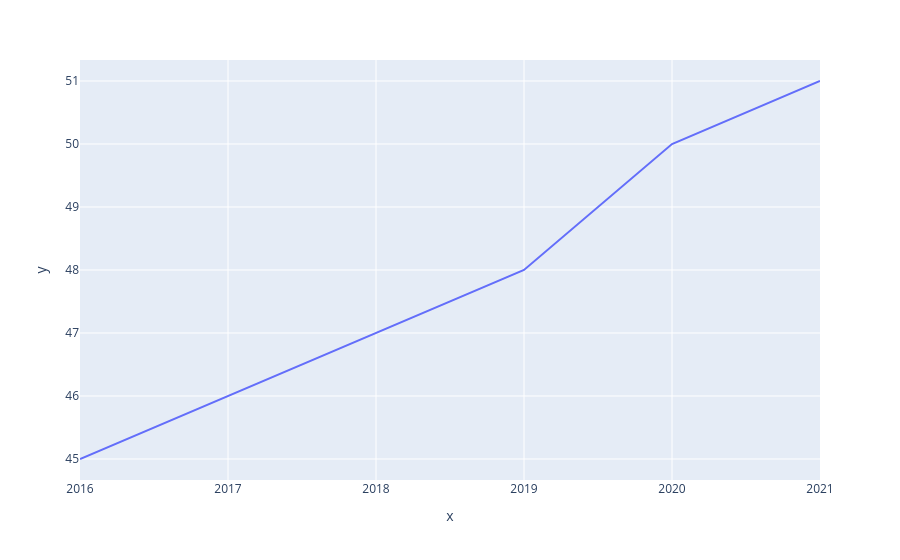

The notebook cell saved with this chart:
### Markdown cell above
# Simple Line Chart

### Code cell
year = [2016,2017,2018,2019,2020,2021]
count = [45,46,47,48,50,51]

# Creating the Figure instance
fig = px.line(x=year, y=count)

# showing the plot
fig.show()

### Figure 1 — Plotly figure (JSON) as saved in the notebook; plotly's stock layout.template omitted (floating-point values rounded to 4 significant figures)
{"data": [{"hovertemplate": "x=%{x}<br>y=%{y}<extra></extra>", "legendgroup": "", "line": {"color": "#636efa", "dash": "solid"}, "marker": {"symbol": "circle"}, "mode": "lines", "name": "", "orientation": "v", "showlegend": false, "type": "scatter", "x": [2016, 2017, 2018, 2019, 2020, 2021], "xaxis": "x", "y": [45, 46, 47, 48, 50, 51], "yaxis": "y"}], "layout": {"legend": {"tracegroupgap": 0}, "margin": {"t": 60}, "xaxis": {"anchor": "y", "domain": [0, 1], "title": {"text": "x"}}, "yaxis": {"anchor": "x", "domain": [0, 1], "title": {"text": "y"}}}}
